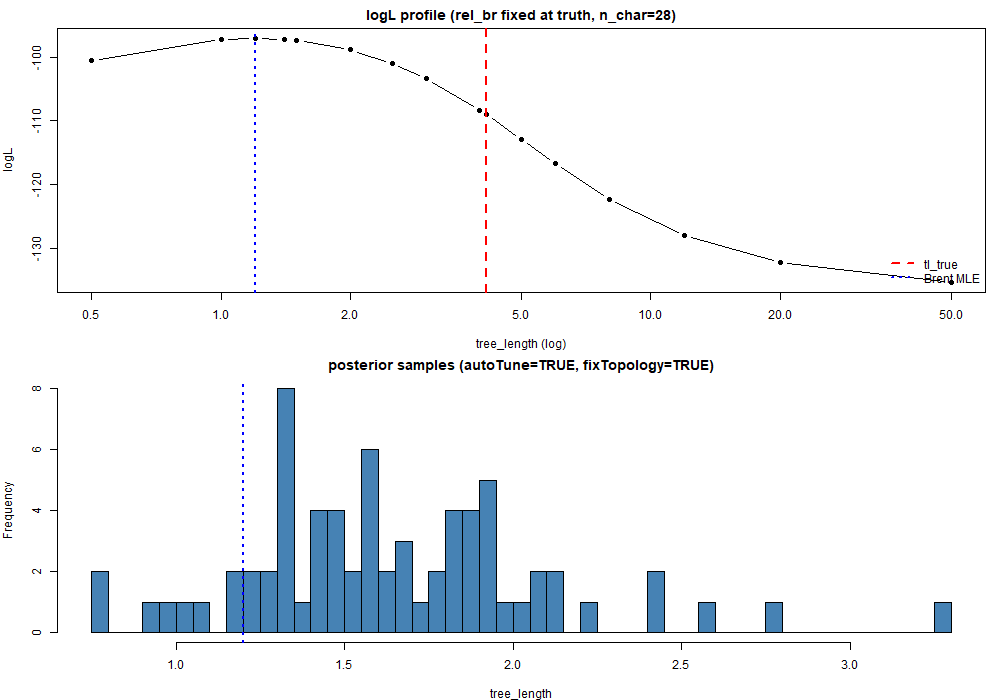

Write the R code that produced this figure.
#!/usr/bin/env Rscript
# SBC-TL-MIX-001 diagnostic.
#
# Sim 15 of v5 Mkp_geometric (seed 20262541) — 8 tips, 30 chars binary
# (28 informative kept), true topology fixed. Posterior on tree_length
# stationarises at ~1.4 vs tl_true ~ 4.13. This script discriminates
# between (1) sampler stuck and (2) likelihood/prior bug by:
#
#   (a) profiling logL + logPrior on a TL grid with rel_br fixed at truth
#   (b) instrumenting per-move accept rates and the adapted scale_tree_length
#       tuning on a longer chain
#
# Output:
#   dev/red-team/heavy-tests/sbc-tl-mix-001-diagnose.rds
#   dev/red-team/heavy-tests/sbc-tl-mix-001-diagnose.png
#   stdout summary

suppressPackageStartupMessages({
  pkgload::load_all(".", quiet = TRUE)
  library(ape)
  library(TreeTools)
})

# ---- Setup: exact sim 15 reproduction (mirrors sbc-warmup-trace.R) ----
EXPSTEPS_FIXED <- 50
TREE_SHAPE     <- 2
N_TIP          <- 8L
N_CHAR         <- 30L
simIdx         <- 15L
seed           <- 20260526L + 1000L * 2L + simIdx   # = 20262541

cat(sprintf("[diag] seed=%d\n", seed))

.simTree <- function(nTip) {
  tr <- ape::rtree(nTip, tip.label = paste0("t", seq_len(nTip)))
  nEdge <- nrow(tr$edge)
  tl <- stats::rgamma(1, shape = TREE_SHAPE, rate = TREE_SHAPE / EXPSTEPS_FIXED)
  w <- stats::rexp(nEdge, rate = 1)
  tr$edge.length <- tl * w / sum(w)
  TreeTools::Preorder(tr)
}
.simJCchar <- function(tree, kTrue) {
  nTip <- length(tree$tip.label)
  states <- integer(2L * nTip - 1L)
  rootIdx <- nTip + 1L
  states[rootIdx] <- sample.int(kTrue, 1L) - 1L
  edges <- tree$edge
  el    <- tree$edge.length
  for (e in rev(seq_len(nrow(edges)))) {
    pa <- edges[e, 1L]; ch <- edges[e, 2L]; t <- el[e]
    pSame <- 1 / kTrue + (1 - 1 / kTrue) * exp(-kTrue * t / (kTrue - 1))
    if (runif(1L) < pSame) states[ch] <- states[pa]
    else states[ch] <- sample(setdiff(seq.int(0L, kTrue - 1L), states[pa]), 1L)
  }
  states[seq_len(nTip)]
}
.canonicaliseLabels <- function(vec) {
  uvals <- sort(unique(vec))
  out <- match(vec, uvals) - 1L
  attr(out, "kObs") <- length(uvals)
  out
}

set.seed(seed)
p_true         <- stats::rbeta(1, 1, 1)
rateLogSd_true <- stats::rgamma(1, shape = 1, rate = 1)
true_tree      <- .simTree(N_TIP)
tl_true        <- sum(true_tree$edge.length)
cat(sprintf("[diag] tl_true = %.4f  nEdge = %d\n",
            tl_true, nrow(true_tree$edge)))

kSim <- rep(2L, N_CHAR)
sim_mat <- matrix(NA_integer_, N_TIP, N_CHAR,
                  dimnames = list(true_tree$tip.label, NULL))
kObs <- integer(N_CHAR)
for (j in seq_len(N_CHAR)) {
  raw   <- .simJCchar(true_tree, kSim[j])
  canon <- .canonicaliseLabels(raw)
  sim_mat[, j] <- canon
  kObs[j] <- attr(canon, "kObs")
}
keep    <- kObs >= 2L
sim_mat <- sim_mat[, keep, drop = FALSE]
kObs    <- kObs[keep]
n_char  <- sum(keep)
cat(sprintf("[diag] n_char kept = %d/%d\n", n_char, N_CHAR))

pd  <- TreeTools::MatrixToPhyDat(sim_mat)
mkd <- MkPrimeData(pd)

# Parsimony score on truth (info-theoretic floor on TL signal)
fitchScore <- tryCatch(
  TreeTools::CharacterLength(true_tree, pd, compress = FALSE) |> sum(),
  error = function(e) NA_real_)
cat(sprintf("[diag] truth parsimony score = %s (over %d chars)\n",
            as.character(fitchScore), n_char))

# ============================================================
# PART A — likelihood profile on TL grid
# ============================================================
cat("\n[diag] ==== PART A: logL profile ====\n")

relBrTruth <- true_tree$edge.length / tl_true   # truth's normalised weights
stopifnot(abs(sum(relBrTruth) - 1) < 1e-9)

TL_grid <- c(0.5, 1.0, 1.2, 1.4, 1.5, 2.0, 2.5, 3.0, 4.0, tl_true,
             5.0, 6.0, 8.0, 12.0, 20.0, 50.0)
TL_grid <- sort(unique(TL_grid))

profile_at_TL <- function(TL, relabel = TRUE) {
  tr <- true_tree
  tr$edge.length <- TL * relBrTruth
  tr <- TreeTools::Preorder(tr)
  logL <- MkpLogLikelihood(
    tr, mkd,
    kPrime      = rep(2L, n_char),
    rate_loss   = 1.0,
    rate_log_sd = 0,
    nCat        = 1L,
    coding      = "variable",
    relabel     = relabel
  )
  logPrior_TL <- dgamma(TL, shape = TREE_SHAPE,
                        rate = TREE_SHAPE / EXPSTEPS_FIXED, log = TRUE)
  c(logL = logL, logPrior = logPrior_TL, logPost = logL + logPrior_TL)
}

profileMat <- t(vapply(TL_grid, profile_at_TL, numeric(3), relabel = TRUE))
rownames(profileMat) <- sprintf("%.3f", TL_grid)
print(round(profileMat, 3))

mleIdx  <- which.max(profileMat[, "logL"])
mapIdx  <- which.max(profileMat[, "logPost"])
cat(sprintf("\n[diag] MLE  TL (likelihood-only) = %.3f  (logL = %.3f)\n",
            TL_grid[mleIdx], profileMat[mleIdx, "logL"]))
cat(sprintf("[diag] MAP TL (logL + logPrior)  = %.3f  (logPost = %.3f)\n",
            TL_grid[mapIdx], profileMat[mapIdx, "logPost"]))
cat(sprintf("[diag] logL(truth=%.3f) = %.3f   logL(chain mode≈1.5) = %.3f   delta = %.3f\n",
            tl_true,
            profileMat[which.min(abs(TL_grid - tl_true)), "logL"],
            profileMat[which.min(abs(TL_grid - 1.5)),  "logL"],
            profileMat[which.min(abs(TL_grid - tl_true)), "logL"] -
              profileMat[which.min(abs(TL_grid - 1.5)),  "logL"]))

# Probe: same profile with relabel=FALSE (plain Mk) — discriminates
# whether the Mk' relabel correction is responsible.
profileMatPlainMk <- t(vapply(TL_grid, profile_at_TL, numeric(3),
                              relabel = FALSE))
rownames(profileMatPlainMk) <- sprintf("%.3f", TL_grid)
mleIdxPM <- which.max(profileMatPlainMk[, "logL"])
cat(sprintf("[diag] (relabel=FALSE / plain Mk) MLE TL = %.3f\n",
            TL_grid[mleIdxPM]))

# Refine the MLE with optimize() around the grid maximum
brentInt <- c(max(0.1, TL_grid[max(1, mleIdx - 1)]),
              TL_grid[min(length(TL_grid), mleIdx + 1)])
opt <- optimize(
  function(TL) profile_at_TL(TL, relabel = TRUE)["logL"],
  interval = brentInt, maximum = TRUE, tol = 1e-4
)
cat(sprintf("[diag] Brent-refined MLE TL ∈ [%.2f, %.2f] = %.4f (logL = %.3f)\n",
            brentInt[1], brentInt[2], opt$maximum, opt$objective))

# ============================================================
# PART B — instrumented MCMC: per-move accept rates + tuning
# ============================================================
cat("\n[diag] ==== PART B: accept rates + adapted scale ====\n")

# Long enough warmup that adaptive scheduler can move the proposal scale
N_WARM_INST <- 5000L
N_ITER_INST <- 20000L
N_THIN_INST <- 100L

st <- true_tree
st <- TreeTools::Preorder(st)

model <- MkPrimeModel(
  coding       = "variable",
  nCat         = 1L,
  kPrimePrior  = "geometric",
  expSteps     = EXPSTEPS_FIXED,
  kprimeHyperA = 1, kprimeHyperB = 1,
  kprimeAlpha  = 2, kprimeBeta  = 2
)
mcmc <- MkPrimeMCMC(
  nIter     = N_ITER_INST,
  thin      = N_THIN_INST,
  minWarmup = N_WARM_INST,
  maxWarmup = N_WARM_INST,
  autoTune  = TRUE,           # exercise the scale adaptation
  nRuns     = 1L, nChains = 1L
)

cat(sprintf("[diag] running RunMkPrime nIter=%d thin=%d warm=%d autoTune=TRUE\n",
            N_ITER_INST, N_THIN_INST, N_WARM_INST))
t0 <- Sys.time()
res <- suppressMessages(suppressWarnings(
  RunMkPrime(mkd, st, model = model, mcmc = mcmc,
             fixTopology = TRUE, overwrite = TRUE)
))
cat(sprintf("[diag] mcmc wall = %.1fs   nSamples = %d\n",
            as.numeric(difftime(Sys.time(), t0, units = "secs")),
            nrow(res$samples)))

cat("\n[diag] --- per-move acceptance ---\n")
print(round(res$acceptance, 4))

cat("\n[diag] --- final adapted tuning (selected) ---\n")
tn <- res$tuning
sel <- intersect(c("scale_tree_length", "scale_rate_log_sd", "scale_rate_loss",
                   "beta_simplex"),
                 names(tn))
for (k in sel) {
  v <- tn[[k]]
  cat(sprintf("  %-22s = %s\n", k, format(v, digits = 5)))
}

cat("\n[diag] --- final adapted move weights (if available) ---\n")
mw <- res$mcmc$moveWeights %||% res$moveWeights
if (!is.null(mw)) print(round(mw, 4))

tl_samples <- res$samples[, "tree_length"]
cat(sprintf("\n[diag] tree_length samples: mean=%.3f sd=%.3f q025=%.3f q975=%.3f  unique=%d/%d\n",
            mean(tl_samples), sd(tl_samples),
            quantile(tl_samples, 0.025), quantile(tl_samples, 0.975),
            length(unique(tl_samples)), length(tl_samples)))
cat(sprintf("[diag] tl_true = %.3f  → posterior rank in kept = %d/%d\n",
            tl_true, sum(tl_samples < tl_true), length(tl_samples)))

# ============================================================
# Persist
# ============================================================
out <- list(
  seed          = seed,
  tl_true       = tl_true,
  n_char        = n_char,
  fitchScore    = fitchScore,
  TL_grid       = TL_grid,
  profile       = profileMat,
  profilePlainMk = profileMatPlainMk,
  mleIdx        = mleIdx,
  mleTL_Brent   = opt$maximum,
  mleLogL_Brent = opt$objective,
  acceptance    = res$acceptance,
  tuning        = res$tuning,
  moveWeights   = mw,
  tl_samples    = tl_samples
)
saveRDS(out, "dev/red-team/heavy-tests/sbc-tl-mix-001-diagnose.rds")

# Plot
pngPath <- "dev/red-team/heavy-tests/sbc-tl-mix-001-diagnose.png"
grDevices::png(pngPath, width = 1000, height = 700)
op <- graphics::par(mfrow = c(2, 1), mar = c(4, 4, 2, 1))
plot(TL_grid, profileMat[, "logL"], type = "b", pch = 19,
     log = "x",
     xlab = "tree_length (log)", ylab = "logL",
     main = sprintf("logL profile (rel_br fixed at truth, n_char=%d)", n_char))
graphics::abline(v = tl_true, col = "red", lty = 2, lwd = 2)
graphics::abline(v = opt$maximum, col = "blue", lty = 3, lwd = 2)
graphics::legend("bottomright", c("tl_true", "Brent MLE"),
                 col = c("red", "blue"), lty = c(2, 3), lwd = 2, bty = "n")

graphics::hist(tl_samples, breaks = 50, col = "steelblue",
               xlab = "tree_length", main = "posterior samples (autoTune=TRUE, fixTopology=TRUE)")
graphics::abline(v = tl_true, col = "red", lty = 2, lwd = 2)
graphics::abline(v = opt$maximum, col = "blue", lty = 3, lwd = 2)
graphics::par(op)
grDevices::dev.off()
cat(sprintf("[diag] saved %s and .rds\n", pngPath))
